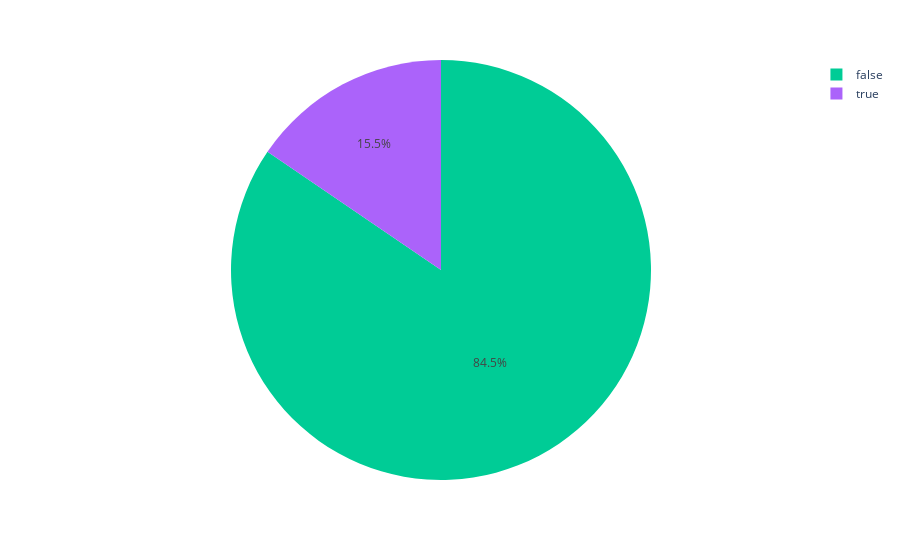

The code cell stored with this chart in its notebook:
### Markdown cell above
* Revenue Rate Analysis

### Code cell
import plotly.express as px

fig = px.pie(customers,names='Revenue',color='Revenue',
             color_discrete_map={'0':'red',
                                 '1':'green'})
fig.show()

### Figure 1 — Plotly figure (JSON) as saved in the notebook; plotly's stock layout.template omitted (floating-point values rounded to 4 significant figures; data arrays with more than 128 entries replaced by an {"elided": "..."} marker saying what was removed)
{"data": [{"customdata": {"elided": "12330x1 bool values"}, "domain": {"x": [0, 1], "y": [0, 1]}, "hovertemplate": "Revenue=%{customdata[0]}<extra></extra>", "labels": {"elided": "12330 bool values"}, "legendgroup": "", "marker": {"colors": {"elided": "12330 str values"}}, "name": "", "showlegend": true, "type": "pie"}], "layout": {"legend": {"tracegroupgap": 0}, "margin": {"t": 60}}}
